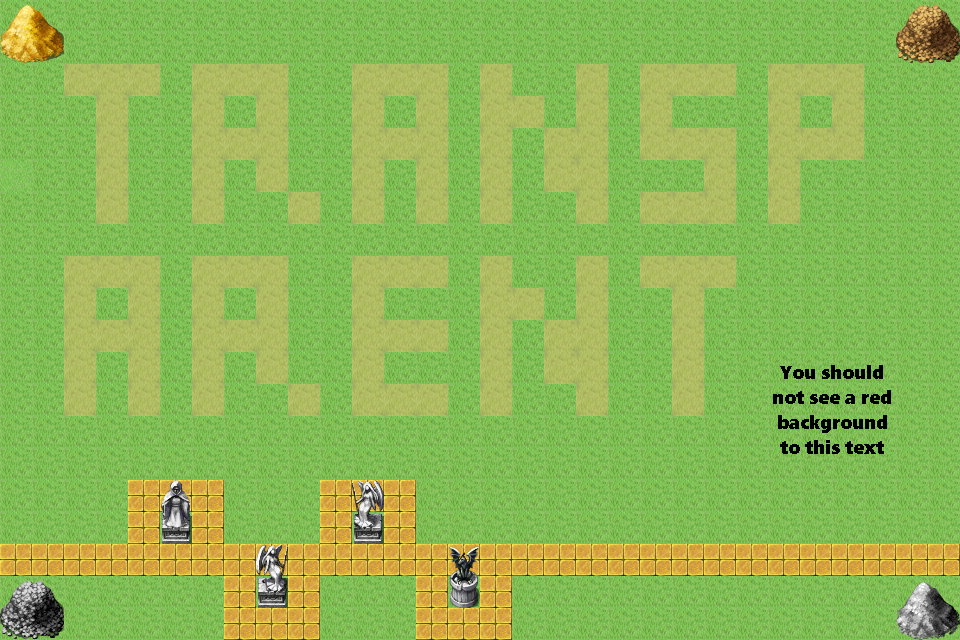

A 2D game scene composited from a Tiled map and its tileset images. What follows is a short description and the map's XML, with every tile layer's data as written:
An orthogonal 30x20 tile map with 32x32 px tiles, 3 tile layers (Layer 1, Layer 2, Layer 3), 2 tilesets.

<map version="1.0" orientation="orthogonal" renderorder="right-down" width="30" height="20" tilewidth="32" tileheight="32" nextobjectidentifier="1">
 <tileset firstgid="1" name="rpg_maker_tiles" tilewidth="32" tileheight="32" tilecount="2016" columns="32">
  <image source="rpg_maker_vx_rtp_tileset_by_telles0808.png" width="1024" height="2016" />
  <tile identifier="577" probability="0" />
 </tileset>
 <tileset firstgid="2017" name="alphacolortile" tilewidth="128" tileheight="128" tilecount="1" columns="1">
  <image source="alphacolortile.png" trans="ff0000" width="128" height="128" />
 </tileset>
 <layer name="Layer 1" width="30" height="20">
  <data encoding="csv">
327,327,327,327,327,327,327,327,327,327,327,327,327,327,327,327,327,327,327,327,327,327,327,327,327,327,327,327,327,327,
327,327,327,327,327,327,327,327,327,327,327,327,327,327,327,327,327,327,327,327,327,327,327,327,327,327,327,327,327,327,
327,327,327,327,327,327,327,327,327,327,327,327,327,327,327,327,327,327,327,327,327,327,327,327,327,327,327,327,327,327,
327,327,327,327,327,327,327,327,327,327,327,327,327,327,327,327,327,327,327,327,327,327,327,327,327,327,327,327,327,327,
327,327,327,327,327,327,327,327,327,327,327,327,327,327,327,327,327,327,327,327,327,327,327,327,327,327,327,327,327,327,
71,327,327,327,327,327,327,327,327,327,327,327,327,327,327,327,327,327,327,327,327,327,327,327,327,327,327,327,327,327,
327,327,327,327,327,327,327,327,327,327,327,327,327,327,327,327,327,327,327,327,327,327,327,327,327,327,327,327,327,327,
327,327,327,327,327,327,327,327,327,327,327,327,327,327,327,327,327,327,327,327,327,327,327,327,327,327,327,327,327,327,
327,327,327,327,327,327,327,327,327,327,327,327,327,327,327,327,327,327,327,327,327,327,327,327,327,327,327,327,327,327,
327,327,327,327,327,327,327,327,327,327,327,327,327,327,327,327,327,327,327,327,327,327,327,327,327,327,327,327,327,327,
327,327,327,327,327,327,327,327,327,327,327,327,327,327,327,327,327,327,327,327,327,327,327,327,327,327,327,327,327,327,
327,327,327,327,327,327,327,327,327,327,327,327,327,327,327,327,327,327,327,327,327,327,327,327,327,327,327,327,327,327,
327,327,327,327,327,327,327,327,327,327,327,327,327,327,327,327,327,327,327,327,327,327,327,327,327,327,327,327,327,327,
327,327,327,327,327,327,327,327,327,327,327,327,327,327,327,327,327,327,327,327,327,327,327,327,327,327,327,327,327,327,
327,327,327,327,327,327,327,327,327,327,327,327,327,327,327,327,327,327,327,327,327,327,327,327,327,327,327,327,327,327,
327,327,327,327,67,67,67,327,327,327,67,67,67,327,327,327,327,327,327,327,327,327,327,327,327,327,327,327,327,327,
327,327,327,327,67,327,67,327,327,327,67,327,67,327,327,327,327,327,327,327,327,327,327,327,327,327,327,327,327,327,
67,67,67,67,67,67,67,67,67,67,67,67,67,67,67,67,67,67,67,67,67,67,67,67,67,67,67,67,67,67,
327,327,327,327,327,327,327,67,327,67,327,327,327,67,327,67,327,327,327,327,327,327,327,327,327,327,327,327,327,327,
327,327,327,327,327,327,327,67,67,67,327,327,327,67,67,67,327,327,327,327,327,327,327,327,327,327,327,327,327,327
</data>
 </layer>
 <layer name="Layer 2" width="30" height="20">
  <data encoding="csv">
1975,1976,0,0,0,0,0,0,0,0,0,0,0,0,0,0,0,0,0,0,0,0,0,0,0,0,0,0,1977,1978,
2007,2008,0,0,0,0,0,0,0,0,0,0,0,0,0,0,0,0,0,0,0,0,0,0,0,0,0,0,2009,2010,
0,0,0,0,0,0,0,0,0,0,0,0,0,0,0,0,0,0,0,0,0,0,0,0,0,0,0,0,0,0,
0,0,0,0,0,0,0,0,0,0,0,0,0,0,0,0,0,0,0,0,0,0,0,0,0,0,0,0,0,0,
0,0,0,0,0,0,0,0,0,0,0,0,0,0,0,0,0,0,0,0,0,0,0,0,0,0,0,0,0,0,
0,0,0,0,0,0,0,0,0,0,0,0,0,0,0,0,0,0,0,0,0,0,0,0,0,0,0,0,0,0,
0,0,0,0,0,0,0,0,0,0,0,0,0,0,0,0,0,0,0,0,0,0,0,0,0,0,0,0,0,0,
0,0,0,0,0,0,0,0,0,0,0,0,0,0,0,0,0,0,0,0,0,0,0,0,0,0,0,0,0,0,
0,0,0,0,0,0,0,0,0,0,0,0,0,0,0,0,0,0,0,0,0,0,0,0,0,0,0,0,0,0,
0,0,0,0,0,0,0,0,0,0,0,0,0,0,0,0,0,0,0,0,0,0,0,0,0,0,0,0,0,0,
0,0,0,0,0,0,0,0,0,0,0,0,0,0,0,0,0,0,0,0,0,0,0,0,0,0,0,0,0,0,
0,0,0,0,0,0,0,0,0,0,0,0,0,0,0,0,0,0,0,0,0,0,0,0,0,0,0,0,0,0,
0,0,0,0,0,0,0,0,0,0,0,0,0,0,0,0,0,0,0,0,0,0,0,0,0,0,0,0,0,0,
0,0,0,0,0,0,0,0,0,0,0,0,0,0,0,0,0,0,0,0,0,0,0,0,0,0,0,0,0,0,
0,0,0,0,0,0,0,0,0,0,0,0,0,0,0,0,0,0,0,0,0,0,0,0,2017,0,0,0,0,0,
0,0,0,0,0,1881,0,0,0,0,0,1883,0,0,0,0,0,0,0,0,0,0,0,0,0,0,0,0,0,0,
0,0,0,0,0,1913,0,0,0,0,0,1915,0,0,0,0,0,0,0,0,0,0,0,0,0,0,0,0,0,0,
0,0,0,0,0,0,0,0,1882,0,0,0,0,0,1884,0,0,0,0,0,0,0,0,0,0,0,0,0,0,0,
1911,1912,0,0,0,0,0,0,1914,0,0,0,0,0,1916,0,0,0,0,0,0,0,0,0,0,0,0,0,1979,1980,
1943,1944,0,0,0,0,0,0,0,0,0,0,0,0,0,0,0,0,0,0,0,0,0,0,0,0,0,0,2011,2012
</data>
 </layer>
 <layer name="Layer 3" width="30" height="20" opacity="0.5">
  <data encoding="csv">
0,0,0,0,0,0,0,0,0,0,0,0,0,0,0,0,0,0,0,0,0,0,0,0,0,0,0,0,0,0,
0,0,0,0,0,0,0,0,0,0,0,0,0,0,0,0,0,0,0,0,0,0,0,0,0,0,0,0,0,0,
0,0,578,578,578,0,578,578,578,0,0,578,578,578,0,578,0,0,578,0,578,578,578,0,578,578,578,0,0,0,
0,0,0,578,0,0,578,0,578,0,0,578,0,578,0,578,578,0,578,0,578,0,0,0,578,0,578,0,0,0,
0,0,0,578,0,0,578,578,578,0,0,578,578,578,0,578,0,578,578,0,578,578,578,0,578,578,578,0,0,0,
0,0,0,578,0,0,578,0,578,0,0,578,0,578,0,578,0,578,578,0,0,0,578,0,578,0,0,0,0,0,
0,0,0,578,0,0,578,0,0,578,0,578,0,578,0,578,0,0,578,0,578,578,578,0,578,0,0,0,0,0,
0,0,0,0,0,0,0,0,0,0,0,0,0,0,0,0,0,0,0,0,0,0,0,0,0,0,0,0,0,0,
0,0,578,578,578,0,578,578,578,0,0,578,578,578,0,578,0,0,578,0,578,578,578,0,0,0,0,0,0,0,
0,0,578,0,578,0,578,0,578,0,0,578,0,0,0,578,578,0,578,0,0,578,0,0,0,0,0,0,0,0,
0,0,578,578,578,0,578,578,578,0,0,578,578,578,0,578,0,578,578,0,0,578,0,0,0,0,0,0,0,0,
0,0,578,0,578,0,578,0,578,0,0,578,0,0,0,578,0,578,578,0,0,578,0,0,0,0,0,0,0,0,
0,0,578,0,578,0,578,0,0,578,0,578,578,578,0,578,0,0,578,0,0,578,0,0,0,0,0,0,0,0,
0,0,0,0,0,0,0,0,0,0,0,0,0,0,0,0,0,0,0,0,0,0,0,0,0,0,0,0,0,0,
0,0,0,0,0,0,0,0,0,0,0,0,0,0,0,0,0,0,0,0,0,0,0,0,0,0,0,0,0,0,
0,0,0,0,0,0,0,0,0,0,0,0,0,0,0,0,0,0,0,0,0,0,0,0,0,0,0,0,0,0,
0,0,0,0,0,0,0,0,0,0,0,0,0,0,0,0,0,0,0,0,0,0,0,0,0,0,0,0,0,0,
0,0,0,0,0,0,0,0,0,0,0,0,0,0,0,0,0,0,0,0,0,0,0,0,0,0,0,0,0,0,
0,0,0,0,0,0,0,0,0,0,0,0,0,0,0,0,0,0,0,0,0,0,0,0,0,0,0,0,0,0,
0,0,0,0,0,0,0,0,0,0,0,0,0,0,0,0,0,0,0,0,0,0,0,0,0,0,0,0,0,0
</data>
 </layer>
</map>
